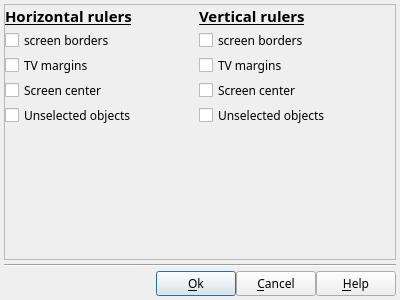
<?xml version="1.0" encoding="UTF-8"?>
<ui version="4.0">
 <class>DlgRulerDef</class>
 <widget class="QDialog" name="DlgRulerDef">
  <property name="geometry">
   <rect>
    <x>0</x>
    <y>0</y>
    <width>400</width>
    <height>300</height>
   </rect>
  </property>
  <property name="font">
   <font>
    <family>Sans Serif</family>
    <pointsize>9</pointsize>
   </font>
  </property>
  <property name="windowTitle">
   <string>Ruler properties</string>
  </property>
  <layout class="QVBoxLayout" name="verticalLayout">
   <property name="spacing">
    <number>4</number>
   </property>
   <property name="margin">
    <number>4</number>
   </property>
   <item>
    <widget class="QScrollArea" name="scrollArea">
     <property name="widgetResizable">
      <bool>true</bool>
     </property>
     <widget class="QWidget" name="scrollAreaWidgetContents">
      <property name="geometry">
       <rect>
        <x>0</x>
        <y>0</y>
        <width>390</width>
        <height>250</height>
       </rect>
      </property>
      <layout class="QGridLayout" name="gridLayout">
       <property name="leftMargin">
        <number>0</number>
       </property>
       <property name="topMargin">
        <number>0</number>
       </property>
       <property name="rightMargin">
        <number>4</number>
       </property>
       <property name="bottomMargin">
        <number>0</number>
       </property>
       <property name="spacing">
        <number>2</number>
       </property>
       <item row="0" column="0">
        <widget class="QLabel" name="label">
         <property name="sizePolicy">
          <sizepolicy hsizetype="Expanding" vsizetype="Preferred">
           <horstretch>0</horstretch>
           <verstretch>0</verstretch>
          </sizepolicy>
         </property>
         <property name="font">
          <font>
           <pointsize>11</pointsize>
           <weight>75</weight>
           <bold>true</bold>
           <underline>true</underline>
          </font>
         </property>
         <property name="text">
          <string>Horizontal rulers</string>
         </property>
        </widget>
       </item>
       <item row="0" column="1">
        <widget class="QLabel" name="label_2">
         <property name="sizePolicy">
          <sizepolicy hsizetype="Expanding" vsizetype="Preferred">
           <horstretch>0</horstretch>
           <verstretch>0</verstretch>
          </sizepolicy>
         </property>
         <property name="font">
          <font>
           <pointsize>11</pointsize>
           <weight>75</weight>
           <bold>true</bold>
           <underline>true</underline>
          </font>
         </property>
         <property name="text">
          <string>Vertical rulers</string>
         </property>
        </widget>
       </item>
       <item row="1" column="0">
        <widget class="QCheckBox" name="Horiz_ScreenBorderCB">
         <property name="sizePolicy">
          <sizepolicy hsizetype="Expanding" vsizetype="Fixed">
           <horstretch>0</horstretch>
           <verstretch>0</verstretch>
          </sizepolicy>
         </property>
         <property name="text">
          <string>screen borders</string>
         </property>
        </widget>
       </item>
       <item row="1" column="1">
        <widget class="QCheckBox" name="Vert_ScreenBorderCB">
         <property name="sizePolicy">
          <sizepolicy hsizetype="Expanding" vsizetype="Fixed">
           <horstretch>0</horstretch>
           <verstretch>0</verstretch>
          </sizepolicy>
         </property>
         <property name="text">
          <string>screen borders</string>
         </property>
        </widget>
       </item>
       <item row="2" column="0">
        <widget class="QCheckBox" name="Horiz_TVMarginsCB">
         <property name="sizePolicy">
          <sizepolicy hsizetype="Expanding" vsizetype="Fixed">
           <horstretch>0</horstretch>
           <verstretch>0</verstretch>
          </sizepolicy>
         </property>
         <property name="text">
          <string>TV margins</string>
         </property>
        </widget>
       </item>
       <item row="2" column="1">
        <widget class="QCheckBox" name="Vert_TVMarginsCB">
         <property name="sizePolicy">
          <sizepolicy hsizetype="Expanding" vsizetype="Fixed">
           <horstretch>0</horstretch>
           <verstretch>0</verstretch>
          </sizepolicy>
         </property>
         <property name="text">
          <string>TV margins</string>
         </property>
        </widget>
       </item>
       <item row="3" column="0">
        <widget class="QCheckBox" name="Horiz_ScreenCenterCB">
         <property name="sizePolicy">
          <sizepolicy hsizetype="Expanding" vsizetype="Fixed">
           <horstretch>0</horstretch>
           <verstretch>0</verstretch>
          </sizepolicy>
         </property>
         <property name="text">
          <string>Screen center</string>
         </property>
        </widget>
       </item>
       <item row="3" column="1">
        <widget class="QCheckBox" name="Vert_ScreenCenterCB">
         <property name="sizePolicy">
          <sizepolicy hsizetype="Expanding" vsizetype="Fixed">
           <horstretch>0</horstretch>
           <verstretch>0</verstretch>
          </sizepolicy>
         </property>
         <property name="text">
          <string>Screen center</string>
         </property>
        </widget>
       </item>
       <item row="5" column="0">
        <spacer name="verticalSpacer">
         <property name="orientation">
          <enum>Qt::Vertical</enum>
         </property>
         <property name="sizeHint" stdset="0">
          <size>
           <width>20</width>
           <height>40</height>
          </size>
         </property>
        </spacer>
       </item>
       <item row="4" column="0">
        <widget class="QCheckBox" name="Horiz_UnselectedObjCB">
         <property name="text">
          <string>Unselected objects</string>
         </property>
        </widget>
       </item>
       <item row="4" column="1">
        <widget class="QCheckBox" name="Vert_UnselectedObjCB">
         <property name="text">
          <string>Unselected objects</string>
         </property>
        </widget>
       </item>
      </layout>
     </widget>
    </widget>
   </item>
   <item>
    <widget class="Line" name="line">
     <property name="orientation">
      <enum>Qt::Horizontal</enum>
     </property>
    </widget>
   </item>
   <item>
    <layout class="QHBoxLayout" name="horizontalLayout_5">
     <property name="spacing">
      <number>0</number>
     </property>
     <property name="margin">
      <number>0</number>
     </property>
     <item>
      <spacer name="horizontalSpacer">
       <property name="orientation">
        <enum>Qt::Horizontal</enum>
       </property>
       <property name="sizeHint" stdset="0">
        <size>
         <width>40</width>
         <height>20</height>
        </size>
       </property>
      </spacer>
     </item>
     <item>
      <widget class="QPushButton" name="OKBT">
       <property name="toolTip">
        <string>Accept modification and exit dialog box</string>
       </property>
       <property name="text">
        <string>&amp;Ok</string>
       </property>
       <property name="icon">
        <iconset>
         <normaloff>:/img/action_ok.png</normaloff>:/img/action_ok.png</iconset>
       </property>
      </widget>
     </item>
     <item>
      <widget class="QPushButton" name="CancelBt">
       <property name="toolTip">
        <string>Cancel modification and exit dialog box</string>
       </property>
       <property name="text">
        <string>&amp;Cancel</string>
       </property>
       <property name="icon">
        <iconset>
         <normaloff>:/img/action_cancel.png</normaloff>:/img/action_cancel.png</iconset>
       </property>
      </widget>
     </item>
     <item>
      <widget class="QPushButton" name="HelpBT">
       <property name="toolTip">
        <string>Open help page describing this dialog box</string>
       </property>
       <property name="text">
        <string>&amp;Help</string>
       </property>
       <property name="icon">
        <iconset>
         <normaloff>:/img/help.png</normaloff>:/img/help.png</iconset>
       </property>
       <property name="shortcut">
        <string>F1</string>
       </property>
      </widget>
     </item>
    </layout>
   </item>
  </layout>
 </widget>
 <resources>
  <include location="../../../../RSCffDiaporama.qrc"/>
 </resources>
 <connections/>
</ui>
